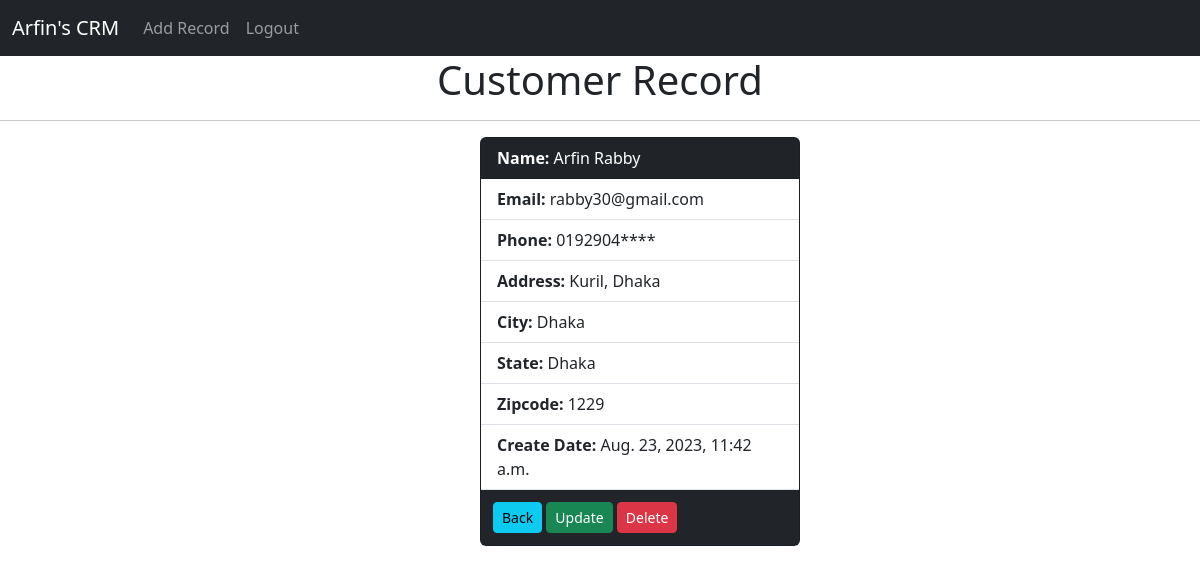
Screenshot of /record/1/ (signed in) with the database file from the repository.
### base/models.py (models this page shows, shortened)
class Record(models.Model):
    created_at = models.DateTimeField(auto_now_add=True)
    name = models.CharField(max_length=256)
    email = models.CharField(max_length=256)
    phone = models.CharField(max_length=256)
    address = models.CharField(max_length=256)
    city = models.CharField(max_length=50)
    state = models.CharField(max_length=50)
    zipcode = models.CharField(max_length=20)

### base/views.py (the view)
# urls.py: path('record/<str:pk>/', views.customer_record, name='record'),
def customer_record(request, pk):
    if request.user.is_authenticated:
        customer_record = Record.objects.get(id=pk)
        context = {'customer_record': customer_record}
        return render(request, 'record.html', context)
    else:
        messages.success(request, 'You must be logged in to access!')
        return redirect('home')

### templates/record.html (shortened to what this page needs)
{% extends "base.html" %}
{% block content %}
<h1 style="text-align: center;">Customer Record</h1>
<hr>
<div class="card text-white bg-dark mb-3" style="width: 20rem; margin-left: 40vw;">
    <div class="card-header">
        <strong>Name: </strong> {{customer_record.name}}
    </div>
    <ul class="list-group list-group-flush">
        <li class="list-group-item"><strong>Email:</strong> {{customer_record.email}}</li>
        <li class="list-group-item"><strong>Phone:</strong> {{customer_record.phone}}</li>
        <li class="list-group-item"><strong>Address: </strong> {{customer_record.address}}</li>
        <li class="list-group-item"><strong>City: </strong> {{customer_record.city}}</li>
        <li class="list-group-item"><strong>State: </strong> {{customer_record.state}}</li>
        <li class="list-group-item"><strong>Zipcode: </strong> {{customer_record.zipcode}}</li>
        <li class="list-group-item"><strong>Create Date: </strong> {{customer_record.created_at}}</li>
        <div class="m-1 p-2">
            <a href="{% url 'home' %}" class="btn btn-sm btn-info ">Back</a>
            <a href="{% url 'update' customer_record.id %}" class="btn btn-sm btn-success">Update</a>
            <a href="{% url 'delete' customer_record.id %}" class="btn btn-sm btn-danger">Delete</a>
        </div>
    </ul>
</div>
{% endblock content %}

### rows the page displays
Record: name "Arfin Rabby", email "rabby30@gmail.com", phone "0192904****", address "Kuril, Dhaka", city "Dhaka", state "Dhaka", zipcode "1229", created_at "Aug. 23, 2023, 11:42 a.m."
